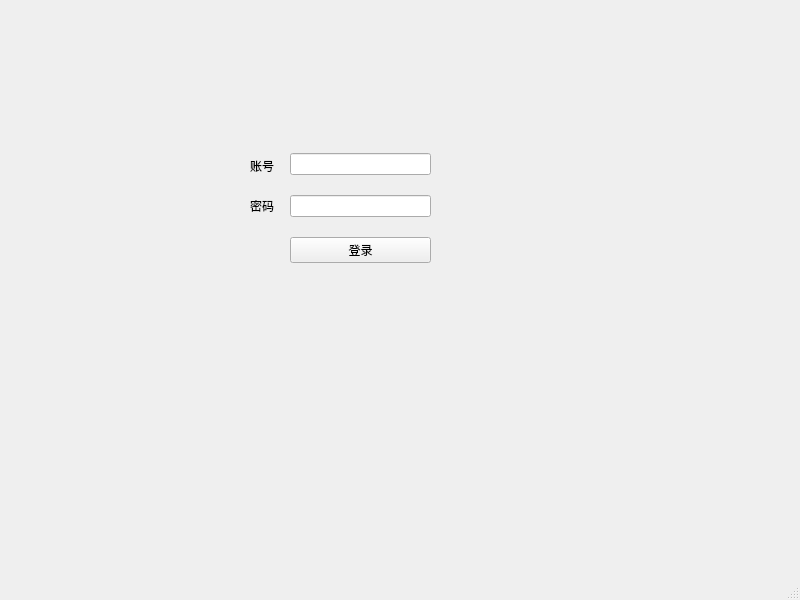
<?xml version="1.0" encoding="UTF-8"?>
<ui version="4.0">
 <class>MainWindow</class>
 <widget class="QMainWindow" name="MainWindow">
  <property name="geometry">
   <rect>
    <x>0</x>
    <y>0</y>
    <width>800</width>
    <height>600</height>
   </rect>
  </property>
  <property name="windowTitle">
   <string>MainWindow</string>
  </property>
  <widget class="QWidget" name="centralwidget">
   <widget class="QLabel" name="label">
    <property name="geometry">
     <rect>
      <x>250</x>
      <y>160</y>
      <width>54</width>
      <height>12</height>
     </rect>
    </property>
    <property name="text">
     <string>账号</string>
    </property>
   </widget>
   <widget class="QLabel" name="label_2">
    <property name="geometry">
     <rect>
      <x>250</x>
      <y>200</y>
      <width>54</width>
      <height>12</height>
     </rect>
    </property>
    <property name="text">
     <string>密码</string>
    </property>
   </widget>
   <widget class="QWidget" name="verticalLayoutWidget">
    <property name="geometry">
     <rect>
      <x>290</x>
      <y>139</y>
      <width>141</width>
      <height>141</height>
     </rect>
    </property>
    <layout class="QVBoxLayout" name="verticalLayout">
     <item>
      <widget class="QLineEdit" name="lineEdit"/>
     </item>
     <item>
      <widget class="QLineEdit" name="lineEdit_2"/>
     </item>
     <item>
      <widget class="QPushButton" name="pushButton">
       <property name="text">
        <string>登录</string>
       </property>
      </widget>
     </item>
    </layout>
   </widget>
  </widget>
  <widget class="QMenuBar" name="menubar">
   <property name="geometry">
    <rect>
     <x>0</x>
     <y>0</y>
     <width>800</width>
     <height>21</height>
    </rect>
   </property>
  </widget>
  <widget class="QStatusBar" name="statusbar"/>
 </widget>
 <resources/>
 <connections/>
</ui>
